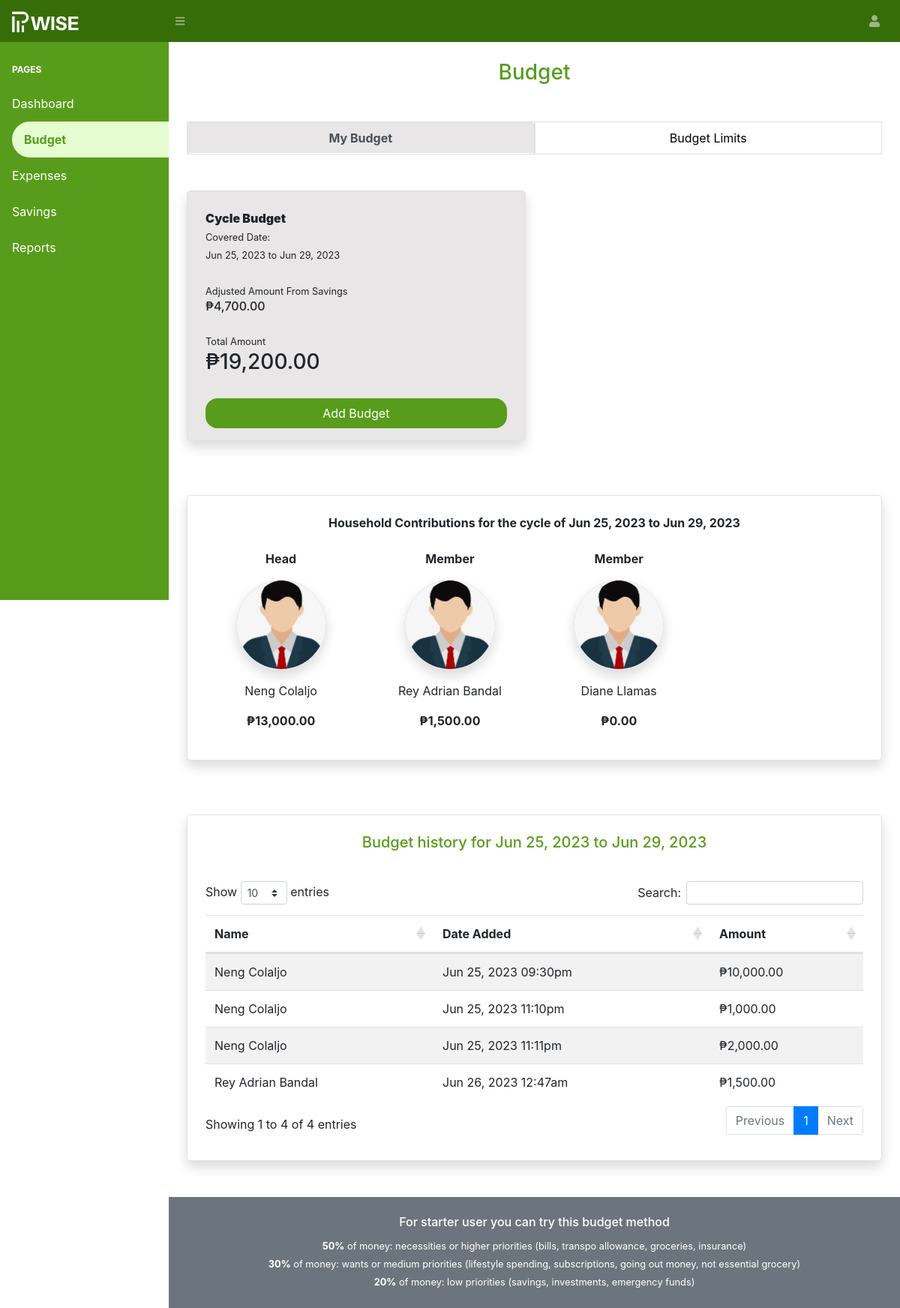
The page /member/budget.php (signed in) on the database its author committed.
### tables this page shows
CREATE TABLE `cycle` (
  `id` int(11) NOT NULL,
  `month` varchar(20) DEFAULT NULL,
  `year` int(4) DEFAULT NULL,
  `start` timestamp NULL DEFAULT NULL,
  `end` timestamp NULL DEFAULT NULL,
  `parent_id` int(11) DEFAULT NULL,
  `created_by` int(11) DEFAULT NULL,
  `created` timestamp NOT NULL DEFAULT current_timestamp(),
  `archived` bit(1) NOT NULL DEFAULT b'0'
);

CREATE TABLE `users` (
  `id` int(11) NOT NULL,
  `firstname` varchar(255) NOT NULL,
  `lastname` varchar(255) NOT NULL,
  `email` varchar(255) NOT NULL,
  `username` varchar(255) NOT NULL,
  `password` varchar(255) NOT NULL,
  `image` varchar(255) DEFAULT NULL,
  `mobile` varchar(20) DEFAULT NULL,
  `parent_id` int(11) NOT NULL DEFAULT 0,
  `is_verified` bit(1) NOT NULL DEFAULT b'0',
  `verification_link` varchar(255) DEFAULT NULL,
  `change_password_link` varchar(255) DEFAULT NULL,
  `account_type` int(11) NOT NULL,
  `created` timestamp NOT NULL DEFAULT current_timestamp(),
  `created_by` int(11) DEFAULT NULL,
  `archived` bit(1) NOT NULL DEFAULT b'0'
);

CREATE TABLE `account_type` (
  `id` int(11) NOT NULL,
  `name` varchar(255) NOT NULL
);

CREATE TABLE `budgets` (
  `id` int(11) NOT NULL,
  `amount` decimal(10,2) NOT NULL,
  `cycle_id` int(11) DEFAULT NULL,
  `created` timestamp NOT NULL DEFAULT current_timestamp(),
  `created_by` int(11) NOT NULL,
  `archived` bit(1) NOT NULL DEFAULT b'0'
);

### helpers/DatabaseConfiguration.php (called while the page is built, shortened)
<?php
class DatabaseConfiguration {
    private $servername = "localhost";
    private $username   = "root";
    private $password   = "";
    private $database   = "pwise";
    public function __construct() {
        $this->conn = new mysqli($this->servername, $this->username, $this->password, $this->database);
    }
}
?>

### repository/budget/AmountRepository.php (called while the page is built, shortened)
<?php
class AmountRepository extends ReposittoryHelper {
    private $data;
    public function __construct() {
        $this->data = new AmountData();
    }
    public function GetCurrentCycleBudgetLog($parent_id) {
        $result = $this->data->GetCurrentCycleBudgetLog($parent_id);
        return $this->GetDataAsArray($result);
    }
    public function GetCurrentCycleBudget($parent_id) {
        $result = $this->data->GetCurrentCycleBudget($parent_id);
        $result = $this->GetDataAsArray($result);
        $budget = 0;
        foreach ($result as $item) {
            $budget = $budget + $item['budget'];
        }
        return $budget;
    }
    public function IsCycleStarted($parent_id) {
        $result = $this->data->IsCycleStarted($parent_id);
        $result = $this->GetDataAsArray($result);
        return count($result) > 0;
    }
    public function GetRemainingDays($parentId) {
        $result = $this->data->GetRemainingDays($parentId);
        return $this->GetDataAsArray($result);
    }
    public function GetCurrentCycleId($parent_id) {
        $result = $this->data->IsCycleStarted($parent_id);
        $result = $this->GetDataAsArray($result);
        return count($result) > 0 ? $result[0]['id'] : 0;
    }
}
?>

### helpers/DataHelper.php (called while the page is built, shortened)
<?php
class DataHelper extends DatabaseConfiguration {
    public function EscapeString($data) {
        return mysqli_real_escape_string($this->conn, $data);
    }
    public function SelectData($sql) {
        return $this->conn->query($sql);
    }
}
?>

### data/budget/AmountData.php (called while the page is built, shortened)
<?php
class AmountData extends DataHelper {
    public function GetCurrentCycleBudget($parent_id) {
        $parent_id = $this->EscapeString($parent_id);
        $ddate = date('m/d/Y');
        $date  = new DateTime($ddate);
        $sql = "SELECT IFNULL(SUM(B.amount), 0.00) AS budget
                       , CASE
                            WHEN U.parent_id = 0 THEN U.id
                            ELSE U.parent_id
                       END AS parent_id
                    FROM budgets B
                    INNER JOIN cycle C ON C.id = B.cycle_id
                    INNER JOIN users U ON U.id = B.created_by
                    WHERE (DATE(CURRENT_DATE()) BETWEEN DATE(C.start) AND DATE(C.end))
                        AND (
                                U.id = '$parent_id'
                                OR U.parent_id = '$parent_id'
                            )
                    GROUP BY B.id";
        return $this->SelectData($sql);
    }
    public function GetCurrentCycleBudgetLog($parent_id) {
        $parent_id = $this->EscapeString($parent_id);
        $sql = "SELECT  B.id
                        , B.amount
                        , B.created
                        , CONCAT(U.firstname, ' ', U.lastname) AS name
                    FROM budgets B
                    INNER JOIN cycle C ON C.id = B.cycle_id
                    INNER JOIN users U ON U.id = B.created_by
                    WHERE (DATE(CURRENT_DATE()) BETWEEN DATE(C.start) AND DATE(C.end))
                            AND (
                            U.id = '$parent_id'
                            OR U.parent_id = '$parent_id'
                        )
                    ORDER BY B.id";
        return $this->SelectData($sql);
    }
    public function IsCycleStarted($parent_id) {
        $parent_id = $this->EscapeString($parent_id);
        $sql = "SELECT *
                    FROM cycle
                    WHERE DATE(CURRENT_DATE()) BETWEEN DATE(start) AND DATE(end)
                        AND parent_id = '$parent_id'";
        return $this->SelectData($sql);
    }
    public function GetRemainingDays($parentId) {
        $parentId = $this->EscapeString($parentId);
        $sql = "SELECT start
                       , end
                       , (
                            SELECT DATEDIFF(DATE(end), CURRENT_DATE()) + 1
                         ) AS remaining_days
                    FROM cycle
                    WHERE parent_id = '$parentId'
                    ORDER BY id DESC
                    LIMIT 1;";
        return $this->SelectData($sql);
    }
    public function GetBudgetLimitsByParentIdAndCycleId($parentId, $cycleId) {
        $parentId = $this->EscapeString($parentId);
        $cycleId  = $this->EscapeString($cycleId);
        $sql = "SELECT 	EC.id
                        , EC.name
                        , IFNULL((
                            SELECT SUM(E.amount)
                                FROM expenses E
                                INNER JOIN expenses_name EN
                                    ON E.expenses_name_id = EN.id
                                WHERE EC.id = EN.expenses_category_id
                                    AND E.cycle_id = '$cycleId'
                        ), 0) AS expenses
                        , IFNULL((
                            SELECT BL.amount
                                FROM budget_limit BL
                                WHERE BL.cycle_id = '$cycleId'
                                    AND BL.expensese_category_id = EC.id
                        ), 0) AS limits
                        , IFNULL((
                            SELECT BL.id
                                FROM budget_limit BL
                                WHERE BL.cycle_id = '$cycleId'
                                    AND BL.expensese_category_id = EC.id
                        ), 0) AS limit_id
                    FROM expenses_categories EC
                    WHERE EC.parent_id = '$parentId';";
        return $this->SelectData($sql);
    }
}
?>

### helpers/ReposittoryHelper.php (called while the page is built, shortened)
<?php
class ReposittoryHelper {
    public function GetDataAsArray($array) {
        $data = [];
        while($row = $array->fetch_assoc()) {
            array_push($data, $row);
        }
        return $data;
    }
}
?>

### data/budget/SavingsData.php (called while the page is built, shortened)
<?php
class SavingsData extends DataHelper {
    public function GetAdjustedSavingsByCycleId($cycleId) {
        $cycleId = $this->EscapeString($cycleId);
        $sql = "SELECT SUM(amount) AS adjusted_saving
                    FROM savings
                    WHERE cycle_id = '$cycleId'
                        AND action = 'ADJUST'";
        return $this->SelectData($sql);
    }
    public function GetTotalAdjustedSavingsByParentId($parentId) {
        $parentId = $this->EscapeString($parentId);
        $sql = "SELECT SUM(amount) AS adjusted_saving
                    FROM savings S
                    INNER JOIN users U
                        ON U.id = S.created_by
                    WHERE action = 'ADJUST'
                        AND (U.id = '$parentId' OR U.parent_id = '$parentId')";
        return $this->SelectData($sql);
    }
}
?>

### repository/budget/SavingsRepository.php (called while the page is built, shortened)
<?php
class SavingsRepository extends ReposittoryHelper {
    private $data;
    public function __construct() {
        $this->data = new SavingsData();
    }
    public function GetAdjustedSavingsByCycleId($cycleId) {
        $result = $this->data->GetAdjustedSavingsByCycleId($cycleId);
        return $this->GetDataAsArray($result);
    }
}
?>

### repository/member/MembersRepository.php (called while the page is built, shortened)
<?php
class MembersRepository extends ReposittoryHelper {
    private $data;
    public function __construct() {
        $this->data = new MemberData();
    }
    public function GetMembers($id) {
        $result = $this->data->GetMembers($id);
        return $this->GetDataAsArray($result);
    }
}
?>

### data/member/MemberData.php (called while the page is built, shortened)
<?php
class MemberData extends DataHelper {
    public function GetMembers($id) {
        $ddate = date('m/d/Y');
        $date  = new DateTime($ddate);
        $id  = $this->EscapeString($id);
        $sql = "SELECT  U.*
                        , ACT.name AS role
                        , IFNULL((
                            SELECT SUM(amount)
                                FROM budgets B
                                INNER JOIN cycle C ON C.id = B.cycle_id
                                WHERE B.created_by = U.id
                                    AND (DATE(CURRENT_DATE()) BETWEEN DATE(C.start) AND DATE(C.end))
                        ), 0.00) AS amount
                    FROM users U
                    INNER JOIN account_type ACT
                        ON ACT.id = U.account_type
                    WHERE U.id='$id' OR U.parent_id = '$id'";
        return $this->SelectData($sql);
    }
}
?>

### member/partials/budget/budget.php (the view, shortened to what this page needs)
<div class="row mt-5">
    <div class="col-lg-6 mb-4">
        <div class="border shadow site-bg-gray tile-container h-100 d-flex align-content-between w-100  flex-wrap">
            <div class="w-100">
                <strong class="d-block mb-4">
                    Cycle Budget<br>
                    <?php if ($isCycleStarted === TRUE): ?>
                        <small id="cycle-budget">Covered Date: <br><span><?php echo $startDate.' to '.$endDate; ?></span></small>
                    <?php endif; ?>
                </strong>
                <small>Adjusted Amount From Savings</small>
                <h6 class="mb-4">₱<?php echo number_format($cycleAdustedSavings[0]['adjusted_saving'],2); ?></h6>
                <small>Total Amount</small>
                <h3>₱<?php echo number_format($budget + $cycleAdustedSavings[0]['adjusted_saving'],2); ?></h3>
            </div>
            <div class="w-100 mt-4">
                <?php if ($isCycleStarted === TRUE): ?>
                    <button class="btn btn-site-primary btn-add-budget">Add Budget</button>
                <?php endif; ?>
            </div>
        </div>
    </div>
</div>
<div class="row mt-5">
    <div class="col mb-4">
        <div class="border shadow tile-container h-100">
            <div class="w-100">
                <strong class="d-block mb-4 text-center">
                    <?php if ($isCycleStarted === TRUE): ?>
                        Household Contributions for the cycle of <?php echo $startDate.' to '.$endDate; ?>
                    <?php else: ?>
                        Household Contributions
                    <?php endif; ?>
                </strong>
            </div>
            <div class="row">
                <?php foreach($members as $member): ?>
                    <?php
                        $role   = $member['role'] == 'Admin' ? 'Head' : $member['role'];
                        $image  = empty($member['image'])
                                ? './../assets/core/images/user.jpg'
                                : './../assets/users/'.$member['image'];
                        $name   = $member['firstname'].' '.$member['lastname'];
                    ?>
                    <div class="col col-md-4 col-lg-3 text-center">
                        <div class="d-inline-block mb-4">
                            <strong class="d-block mb-3"><?php echo $role; ?></strong>
                            <img src="<?php echo $image; ?>" alt="" class="border shadow" style="width: 120px;height: 120px; border-radius: 100%">
                            <p class="mt-3"><?php echo $name; ?></p>
                            <strong>₱<?php echo number_format($member['amount'] ,2); ?></strong>
                        </div>
                    </div>
                <?php endforeach; ?>
            </div>
        </div>
    </div>
</div>
<div class="row my-5">
    <div class="col">
        <div class="border shadow tile-container">
            <h5 class="text-site-primary mb-4 text-center">
                <?php if ($isCycleStarted === TRUE): ?>
                    Budget history for <?php echo $startDate.' to '.$endDate; ?>
                <?php else: ?>
                    Budget history
                <?php endif; ?>
            </h5>
            <div class="py-3 table-responsive">
                <table class="table table-striped" id="budget-logs-table">
                    <thead>
                        <tr>
                            <th scope="col">Name</th>
                            <th scope="col">Date Added</th>
                            <th scope="col">Amount</th>
                        </tr>
                    </thead>
                    <tbody>
                        <?php foreach($cycleLog as $log): ?>
                        <tr>
                            <td><?php echo $log['name']; ?></td>
                            <td><?php echo date("M d, Y h:ia", strtotime($log['created'])); ?></td>
                            <td>₱<?php echo number_format($log['amount'], 2); ?></td>
                        </tr>
                        <?php endforeach; ?>
                    </tbody>
                </table>
            </div>
        </div>
    </div>
</div>

### rows shown on the page
cycle: start "Jun 25, 2023", end "Jun 29, 2023"
users: account_type.name "Head", name "Neng Colaljo", amount "13,000.00"
users: account_type.name "Member", name "Rey Adrian Bandal", amount "1,500.00"
users: account_type.name "Member", name "Diane Llamas", amount "0.00"
budgets: name "Neng Colaljo", created "Jun 25, 2023 09:30pm", amount "10,000.00"
budgets: name "Neng Colaljo", created "Jun 25, 2023 11:10pm", amount "1,000.00"
budgets: name "Neng Colaljo", created "Jun 25, 2023 11:11pm", amount "2,000.00"
budgets: name "Rey Adrian Bandal", created "Jun 26, 2023 12:47am", amount "1,500.00"

### other values the page prints
$cycleAdustedSavings[0]['adjusted_saving'] "4,700.00"
$budget + $cycleAdustedSavings[0]['adjusted_saving'] "19,200.00"
